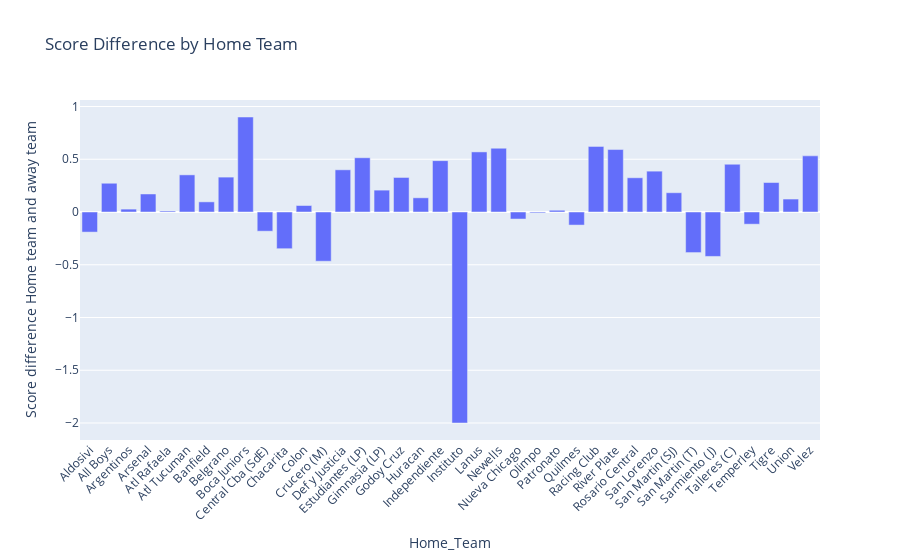

Notebook code cell kept with this figure:
### Code cell
import plotly.express as px

# Create the pivoted DataFrame
df_pivot = df_all.pivot_table("difference_non_abs", "home_team").reset_index()
df_pivot.columns = ["Home_Team", "Score_Difference"]

# Plot using Plotly
fig = px.bar(
    df_pivot,
    x="Home_Team",
    y="Score_Difference",
    labels={"Score_Difference": "Score difference Home team and away team"},
    title="Score Difference by Home Team"
)

# Customize rotation of x-axis labels
fig.update_layout(xaxis_tickangle=-45)

fig.show()

### Figure 1 — Plotly figure (JSON) as saved in the notebook; plotly's stock layout.template omitted (floating-point values rounded to 4 significant figures)
{"data": [{"hovertemplate": "Home_Team=%{x}<br>Score difference Home team and away team=%{y}<extra></extra>", "legendgroup": "", "marker": {"color": "#636efa", "pattern": {"shape": ""}}, "name": "", "orientation": "v", "showlegend": false, "textposition": "auto", "type": "bar", "x": ["Aldosivi", "All Boys", "Argentinos", "Arsenal", "Atl Rafaela", "Atl Tucuman", "Banfield", "Belgrano", "Boca Juniors", "Central Cba (SdE)", "Chacarita", "Colon", "Crucero (M)", "Def y Justicia", "Estudiantes (LP)", "Gimnasia (LP)", "Godoy Cruz", "Huracan", "Independiente", "Instituto", "Lanus", "Newells", "Nueva Chicago", "Olimpo", "Patronato", "Quilmes", "Racing Club", "River Plate", "Rosario Central", "San Lorenzo", "San Martin (SJ)", "San Martin (T)", "Sarmiento (J)", "Talleres (C)", "Temperley", "Tigre", "Union", "Velez"], "xaxis": "x", "y": [-0.1905, 0.2727, 0.0274, 0.1709, 0.009434, 0.3521, 0.0963, 0.3308, 0.9006, -0.1818, -0.3478, 0.06173, -0.4667, 0.4, 0.5145, 0.2074, 0.3275, 0.1346, 0.487, -2, 0.5698, 0.6047, -0.06667, -0.008475, 0.01667, -0.1238, 0.6221, 0.5921, 0.3246, 0.3873, 0.1827, -0.3846, -0.4211, 0.4528, -0.1154, 0.2795, 0.1228, 0.5322], "yaxis": "y"}], "layout": {"barmode": "relative", "legend": {"tracegroupgap": 0}, "title": {"text": "Score Difference by Home Team"}, "xaxis": {"anchor": "y", "domain": [0, 1], "tickangle": -45, "title": {"text": "Home_Team"}}, "yaxis": {"anchor": "x", "domain": [0, 1], "title": {"text": "Score difference Home team and away team"}}}}
